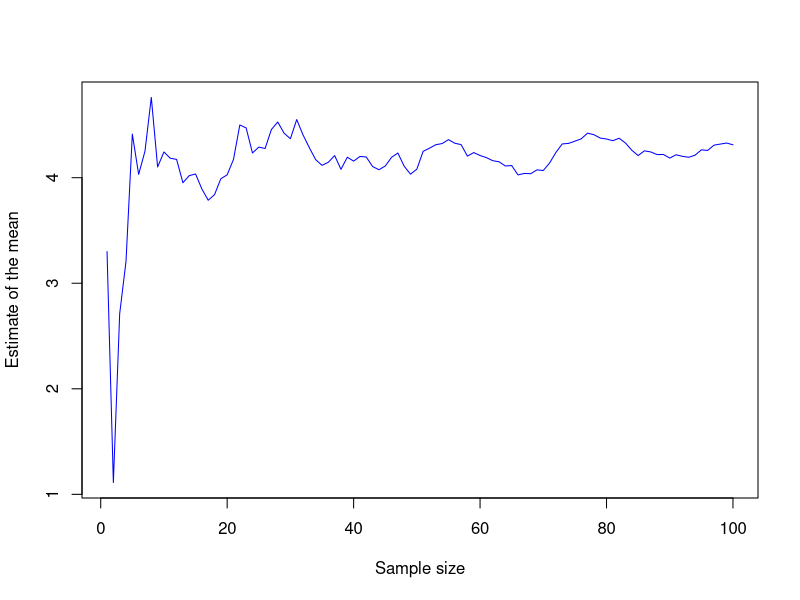
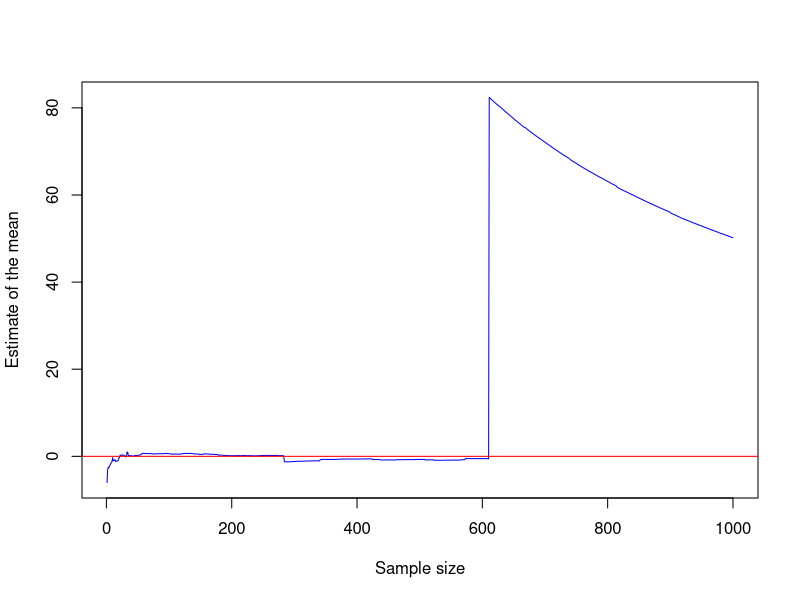
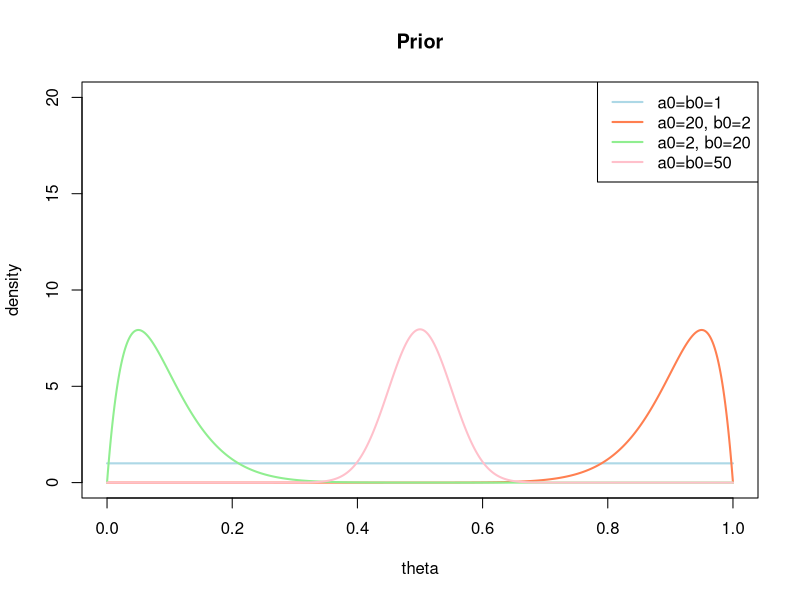
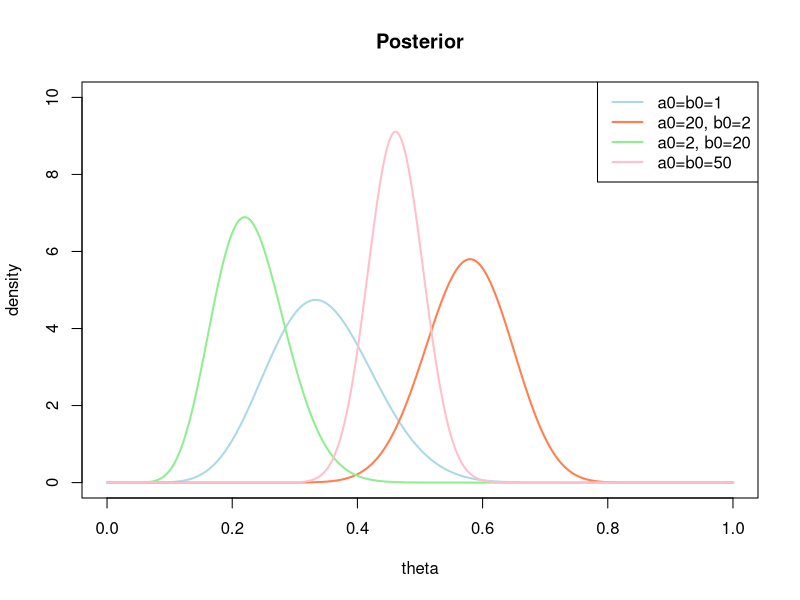
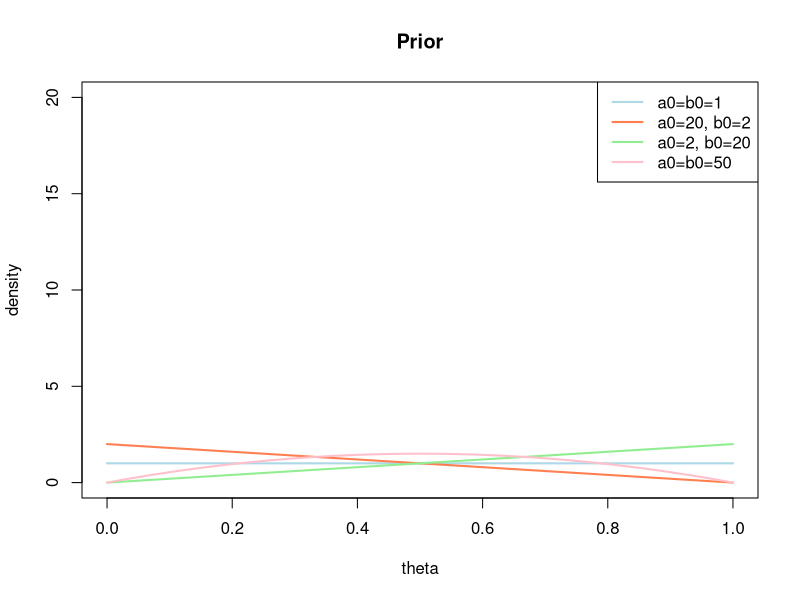
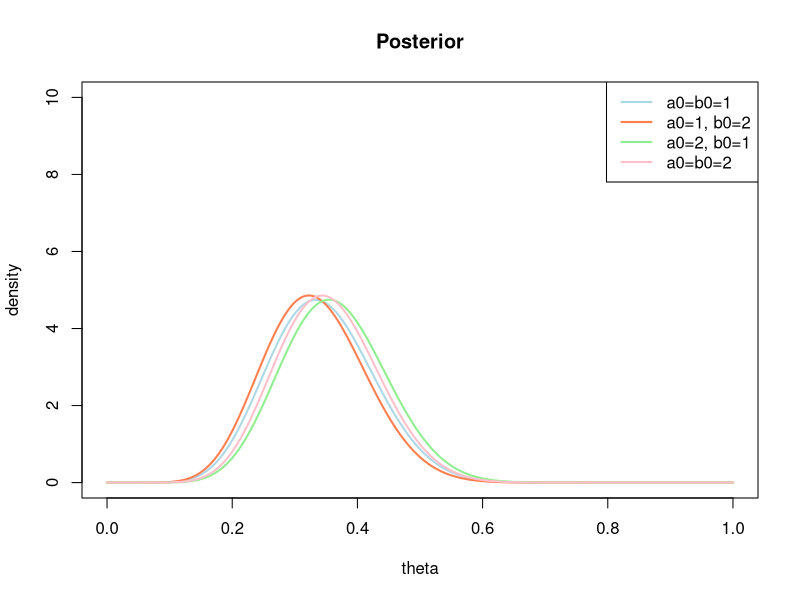
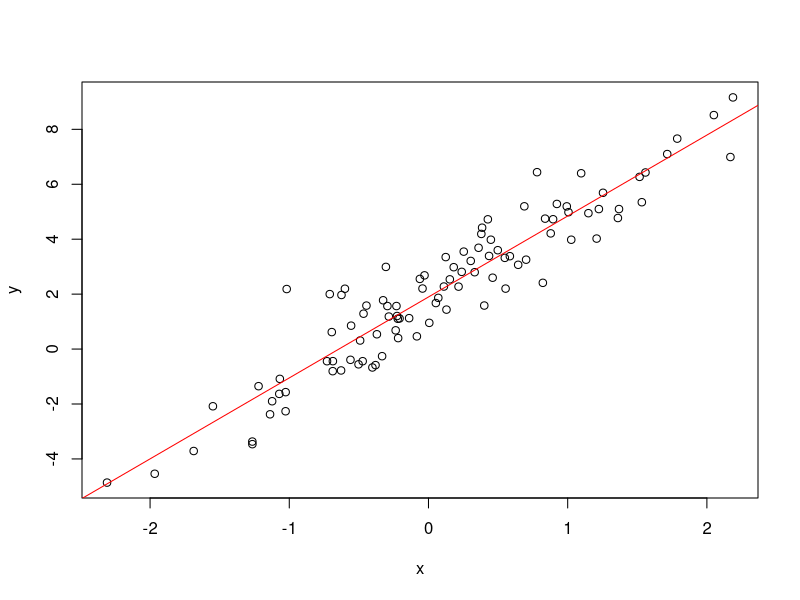
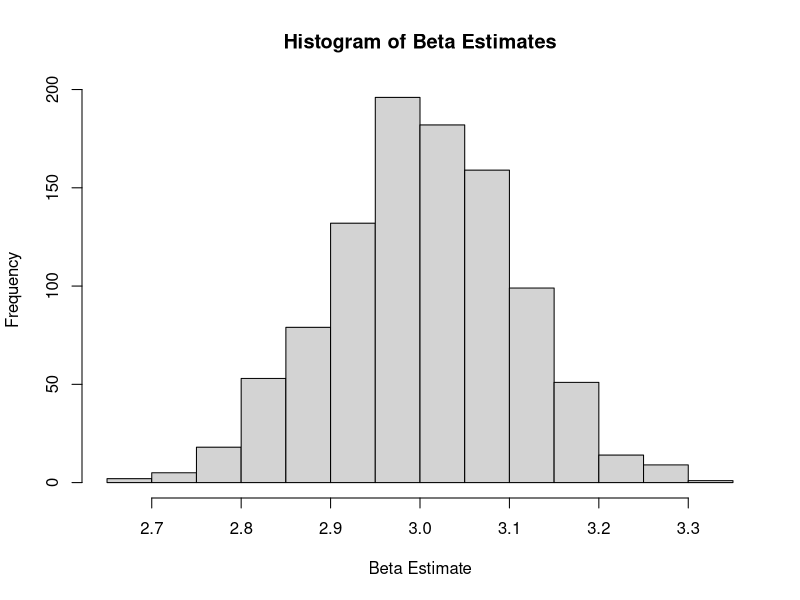

These charts were generated, in order, by the following R code:
rm(list = ls())

#question 1

# Define parameters
mu <- 5
sigma <- 3
n <- 100

# Generate data
x <- rnorm(n, mean = mu, sd = sigma)

# Compute estimates of the mean with the first 1, ..., n draws
estimates <- cumsum(x) / seq_along(x)

# Plot estimates
plot(estimates, type = "l", col = "blue", xlab = "Sample size", ylab = "Estimate of the mean")

# Add true mean as a horizontal line
abline(h = mu, col = "red")

# Define parameters

mu <- 0
sigma <- 1
n <- 1000

# Generate two random samples from a standard normal distribution
x <- rnorm(n, mean = mu, sd = sigma)
y <- rnorm(n, mean = mu, sd = sigma)

# Convert the standard normal samples to a Cauchy distribution with scale one
z <- x / y

# Compute estimates of the mean with the first 1, ..., n draws
estimates <- cumsum(z) / seq_along(z)

# Plot estimates
plot(estimates, type = "l", col = "blue", xlab = "Sample size", ylab = "Estimate of the mean")

# Add true mean as a horizontal line
abline(h = mu, col = "red")


#Exercise 2

theta <- seq(0,1,length=1000)
plot(theta, dbeta(theta, 1,1), col="lightblue", lwd=2,
     type="l", ylab="density", xlab="theta", main="Prior", ylim=c(0,20))
lines(theta, dbeta(theta, 20,2), col="coral", lwd=2)
lines(theta, dbeta(theta, 2,20), col="lightgreen", lwd=2)
lines(theta, dbeta(theta, 50,50), col="pink", lwd=2)
legend("topright", c("a0=b0=1", "a0=20, b0=2", "a0=2, b0=20", "a0=b0=50"),
       lwd=c(2,2,2), col=c("lightblue", "coral", "lightgreen", "pink"))


plot(theta, dbeta(theta, 1+10,1+20), type="l", col="lightblue", lwd=2,
     ylab="density", xlab="theta", main="Posterior",ylim=c(0,10))
lines(theta, dbeta(theta, 20+10,2+20), col="coral", lwd=2)
lines(theta, dbeta(theta, 2+10,20+20), col="lightgreen", lwd=2)
lines(theta, dbeta(theta, 50+10,50+20), col="pink", lwd=2)
legend("topright", c("a0=b0=1", "a0=20, b0=2", "a0=2, b0=20", "a0=b0=50"),
       lwd=c(2,2,2), col=c("lightblue", "coral", "lightgreen", "pink"))
theta <- seq(0,1,length=1000)
plot(theta, dbeta(theta, 1,1), col="lightblue", lwd=2,
     type="l", ylab="density", xlab="theta", main="Prior", ylim=c(0,20))
lines(theta, dbeta(theta, 1,2), col="coral", lwd=2)
lines(theta, dbeta(theta, 2,1), col="lightgreen", lwd=2)
lines(theta, dbeta(theta, 2,2), col="pink", lwd=2)
legend("topright", c("a0=b0=1", "a0=20, b0=2", "a0=2, b0=20", "a0=b0=50"),
       lwd=c(2,2,2), col=c("lightblue", "coral", "lightgreen", "pink"))

plot(theta, dbeta(theta, 1+10,1+20), type="l", col="lightblue", lwd=2,
     ylab="density", xlab="theta", main="Posterior",ylim=c(0,10))
lines(theta, dbeta(theta, 1+10,2+20), col="coral", lwd=2)
lines(theta, dbeta(theta, 2+10,1+20), col="lightgreen", lwd=2)
lines(theta, dbeta(theta, 2+10,2+20), col="pink", lwd=2)
legend("topright", c("a0=b0=1", "a0=1, b0=2", "a0=2, b0=1", "a0=b0=2"),
       lwd=c(2,2,2), col=c("lightblue", "coral", "lightgreen", "pink"))



# Question 3

simulate_data <- function(n, k, alpha, beta, sigma) {
  X <- matrix(rnorm(n * k, mean = 0, sd = 1), n, k)
  epsilon <- rnorm(n, mean = 0, sd = sigma)
  y <- alpha + X %*% beta + epsilon
  return(list(X = X, y = y))
}

set.seed(123)

# Creating function
sim_linear_model_1 <- function(n, k, alpha, beta, sigma) {
  X <- matrix(rnorm(n * k, mean = 0, sd = 1), n, k)
  x <- X[,1]
  epsilon <- rnorm(n, mean = 0, sd = sigma)
  y <- alpha + X %*% beta + epsilon
  return(list(x = x, y = y))
  
}

# Create scatterplot with regression line
sim_data_1 <- sim_linear_model_1(n = 100, k = 1, alpha = 2, beta = 3, sigma = 1)
plot(sim_data_1$x, sim_data_1$y, xlab = "x", ylab = "y")
abline(lm(y ~ x, data = sim_data_1), col = "red")

# Define numbers of simulations

n_sims <- 1000

# Create an empty vector to store the estimated slope coefficients
beta_lse <- numeric(n_sims)

# Loop through the simulations
for (i in 1:n_sims) {
  # Simulate the data
  sim_data_1 <- sim_linear_model_1(n = 100, k = 1, alpha = 2, beta = 3, sigma = 1)
  
  # Estimate the slope coefficient using linear regression
  fit <- lm(sim_data_1$y ~ sim_data_1$x)
  beta_lse[i] <- coef(fit)[2]
}

# Creating histogram
hist(beta_lse, main = "Histogram of Beta Estimates", xlab = "Beta Estimate")

library(MASS)  # for the mvrnorm function

# Define function to simulate data
sim_linear_model_prior <- function(n, k, alpha, beta_prior_mean, beta_prior_sd, sigma) {
  X <- matrix(rnorm(n * k, mean = 0, sd = 1), n, k)
  beta <- rnorm(k, mean = beta_prior_mean, sd = beta_prior_sd)
  epsilon <- rnorm(n, mean = 0, sd = sigma)
  y <- alpha + X %*% beta + epsilon
  return(list(X = X, y = y))
}

# Set seed for reproducibility
set.seed(123)

# Set prior parameters mu_0 and sigma_0
mu_0 <- 1
sigma_0 <- 2

# Compute posterior for n = 50, 100, and 200
for (n in c(50, 100, 200)) {
  
  # Simulate data using sim_linear_model_prior()
  k <- 1
  alpha <- 0
  beta_prior_mean <- 0
  beta_prior_sd <- 1
  sigma <- 1
  
  sim_data <- sim_linear_model_prior(n, k, alpha, beta_prior_mean, beta_prior_sd, sigma)
  X <- sim_data$X
  y <- sim_data$y
  
  # Compute posterior parameters
  sigma_n <- solve(sigma_0^(-1) + t(X) %*% X)
  mu_n <- sigma_n %*% (sigma_0^(-1) * mu_0 + t(X) %*% y)
  
  # Plot posterior density
  x_grid <- seq(-5, 5, length.out = 1000)
  post_dens <- dnorm(x_grid, mean = mu_n, sd = sqrt(sigma_n))
  plot(x_grid, post_dens, type = "l", lwd = 2, main = paste0("Posterior Density (n = ", n, ")"))
  
}

#Question 4

n <- 10000
set.seed(202020)
prior1 <- rnorm(n)
prior2 <- rnorm(n,mean=2,sd=1/2)

par(mfrow=c(1,2))
hist(prior1,xlab="First Prior",col="lightblue",main="N(0,1)")
hist(prior2,xlab="Second Prior",col="coral",main="N(2,0.5)")


set.seed(1234)
prior1 <- rgamma(10000,shape=0.5,rate=0.01)
prior2 <- rgamma(10000,shape=0.5,rate=1)
prior3 <- rgamma(10000,shape=0.5,rate=100)

plot(density(prior1),col="lightblue",xlim=c(0,250),lwd=2,main="Prior Density")
lines(density(prior2), col = "coral",lwd=2)
lines(density(prior3), col = "lightgreen",lwd=2)
legend("topright", c("n=0.01", "n=1", "n=100"),
       col =c("lightblue","coral","lightgreen"), lwd=2)



prior_eta <- rgamma(10000,shape=5,rate=5)
#prior_variance <- 1/rgamma(10000,shape=0.5,rate=prior_eta)
prior_variance <- rgamma(10000,shape=0.5,rate=prior_eta)
plot(density(prior_variance),main="Hyperprior from G(5,5)",col="lightblue",lwd=2,xlim=c(0,4))


eta_draws = rgamma(1e4, shape = 0.1, rate = 0.1)
var_draws = 1/rgamma(1e4, shape = 0.5, rate = eta_draws)
var_draws = var_draws[var_draws <= 1e3]
plot(density(var_draws),xlim=c(-1,20))

set.seed(55555555)
prior_eta <- rgamma(10000,shape=5,rate=5)
#prior_variance <- 1/rgamma(10000,shape=0.5,rate=prior_eta)
prior_variance <- rgamma(10000,shape=0.5,rate=prior_eta)
plot(density(prior_variance),main="Hyperprior from G(5,5)",col="lightblue",lwd=2,xlim=c(0,4))



